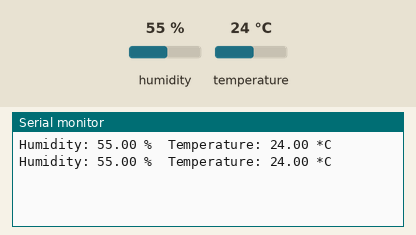
Bench run of a sketch on a simulated ESP32. On the bench: the last lines printed to the serial monitor. The test bench sets the inputs (shaded band); at power-on: humidity 55 %, temperature 24 °C.

Above: at 2.8 s.
2.9 s: humidity set to 22 %
At 4.8 s:
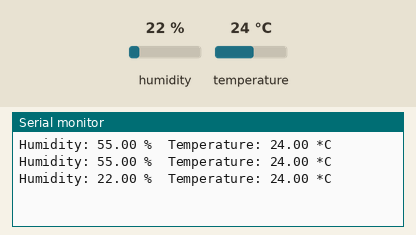
5.6 s: temperature set to 12 °C
At 6.5 s:
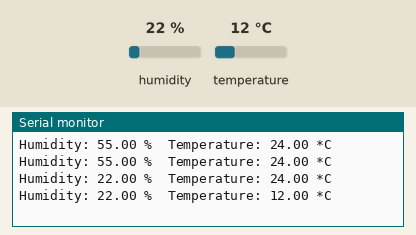
8.3 s: humidity set to 40 %
At 11.1 s:
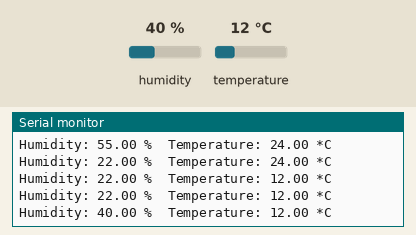
Timing chart, 0 to 12.6 s (numbered marks = the images above; inputs shaded):
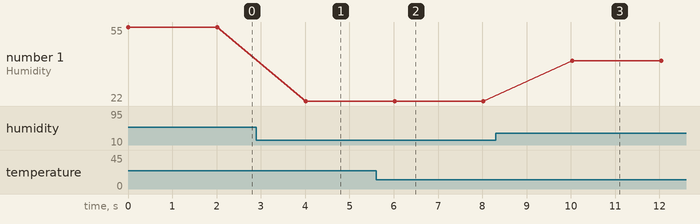

The sketch:

ESP32_DHT22.ino
```cpp
#include <Wire.h>
#include "DHT.h"

#define DHTPIN 33
#define DHTTYPE DHT22

DHT dht(DHTPIN, DHTTYPE);

void setup() {
  Serial.begin(115200);
  dht.begin();
}

void loop() {
  float humidity = dht.readHumidity();
  float temperature = dht.readTemperature();

  if (!isnan(humidity) && !isnan(temperature)) {
    Serial.print("Humidity: ");
    Serial.print(humidity);
    Serial.print(" %\t");
    Serial.print("Temperature: ");
    Serial.print(temperature);
    Serial.println(" *C");
  } else {
    Serial.println("Failed to read from DHT sensor!");
  }

  delay(2000);
}
```

Measured:
- after the input at 2.9 s, the serial monitor: prints a new line after 1.1 s (image 1)
- after the input at 5.6 s, the serial monitor: prints a new line after 0.42 s (image 2)
- after the input at 8.3 s, the serial monitor: prints a new line after 1.7 s (image 3)
- plotted number 1: 55 → 22 after the input at 2.9 s, 22 → 40 after the input at 8.3 s
